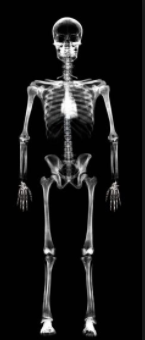
%> input picture 145x340 X-ray image.png, 145 x 340 px
$ octave --eval "result = ls1_explore_dark(imread('145x340 X-ray image.png'));"   (GNU Octave 9; MATLAB toolbox functions it lacks are replaced by stand-ins)
%> lines starting %> are read from the running program, lines starting %| are printed output that depends on the picture
function[loged]=ls1_explore_dark(original)
original=double(original);
loged=log(original+1);
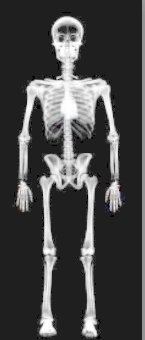
%> loged: size 340x145x3 double; mean R, G, B 1.58, 1.58, 1.58; drawn with min black and max white
loged=mat2gray(loged);
loged=10.^(loged+1);
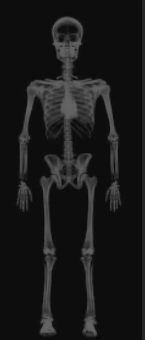
%> loged: size 340x145x3 double; mean R, G, B 25.2, 25.1, 25.2
loged=mat2gray(loged);
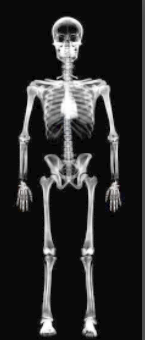
%> loged: size 340x145x3 double; mean R, G, B 0.168, 0.168, 0.168
original=mat2gray(original);
subplot(1,2,1),imshow(original),title('original'),subplot(1,2,2),imshow(loged),title('Transformed');
end
